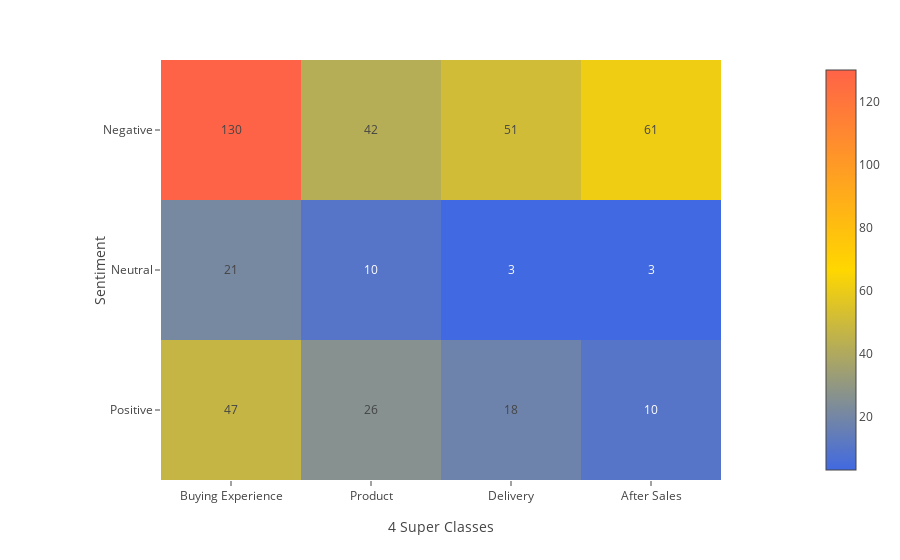

Notebook code for this chart:
### Code cell
px.imshow(heamap_data,
          labels=dict(x="4 Super Classes", y="Sentiment"),
                x=['Buying Experience', 'Product', 'Delivery', 'After Sales'],
                y=['Negative', 'Neutral', 'Positive'],
                color_continuous_scale=['royalblue', 'gold', 'tomato'],
                text_auto=True
               )

### Figure 1 — Plotly figure (JSON) as saved in the notebook; plotly's stock layout.template omitted (floating-point values rounded to 4 significant figures)
{"data": [{"coloraxis": "coloraxis", "hovertemplate": "4 Super Classes: %{x}<br>Sentiment: %{y}<br>color: %{z}<extra></extra>", "name": "0", "texttemplate": "%{z}", "type": "heatmap", "x": ["Buying Experience", "Product", "Delivery", "After Sales"], "xaxis": "x", "y": ["Negative", "Neutral", "Positive"], "yaxis": "y", "z": [[130, 42, 51, 61], [21, 10, 3, 3], [47, 26, 18, 10]]}], "layout": {"coloraxis": {"colorscale": [[0, "royalblue"], [0.5, "gold"], [1, "tomato"]]}, "margin": {"t": 60}, "xaxis": {"anchor": "y", "constrain": "domain", "domain": [0, 1], "scaleanchor": "y", "title": {"text": "4 Super Classes"}}, "yaxis": {"anchor": "x", "autorange": "reversed", "constrain": "domain", "domain": [0, 1], "title": {"text": "Sentiment"}}}}
